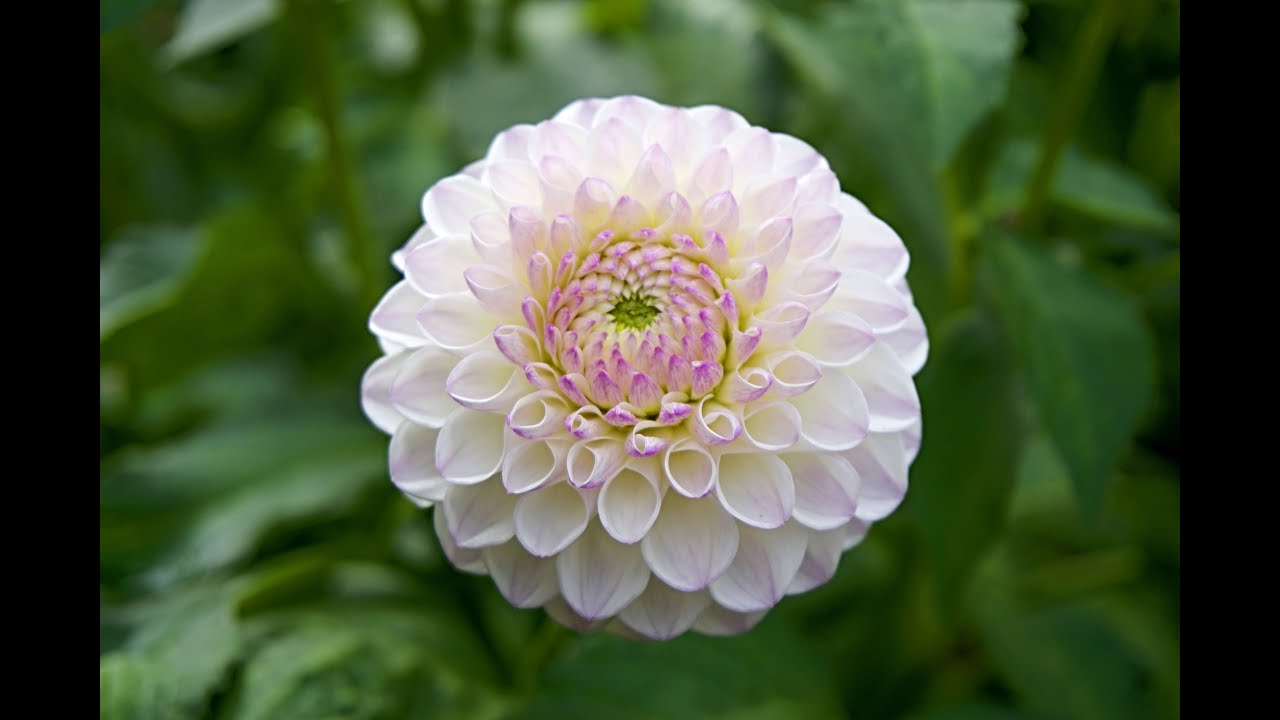
#> input picture COIS 1400H/Labs/flower.png, 1280 x 720 px
$ python optionalLineDetection.py
#> lines starting #> are read from the running program, lines starting #| are printed output that depends on the picture; after the words box and inside, x2 and y2 are one past the last pixel; in counts of white or black regions, pixels touching at a corner belong together
# Punyaja Mishra
# 066001
# Optinal Line Detection for Bonus Mark

import matplotlib.pyplot
import numpy as np
from PIL import Image, ImageOps

myImage = matplotlib.pyplot.imread('flower.png')
#> myImage is the input picture: shape (720, 1280, 4) float32; mean R, G, B, A 0.305, 0.36, 0.244, 1

height=myImage.shape[0]
#> height = 720
width=myImage.shape[1]
#> width = 1280

#converting to grayscale
for x in range(0, height-1):
    for y in range(0,width-1):
        r = myImage[x,y,0]
        g = myImage[x,y,1]
        b = myImage[x,y,2]
        avg = (r+g+b)/3
        myImage[x,y,0] = avg
        myImage[x,y,1] = avg
        myImage[x,y,2] = avg
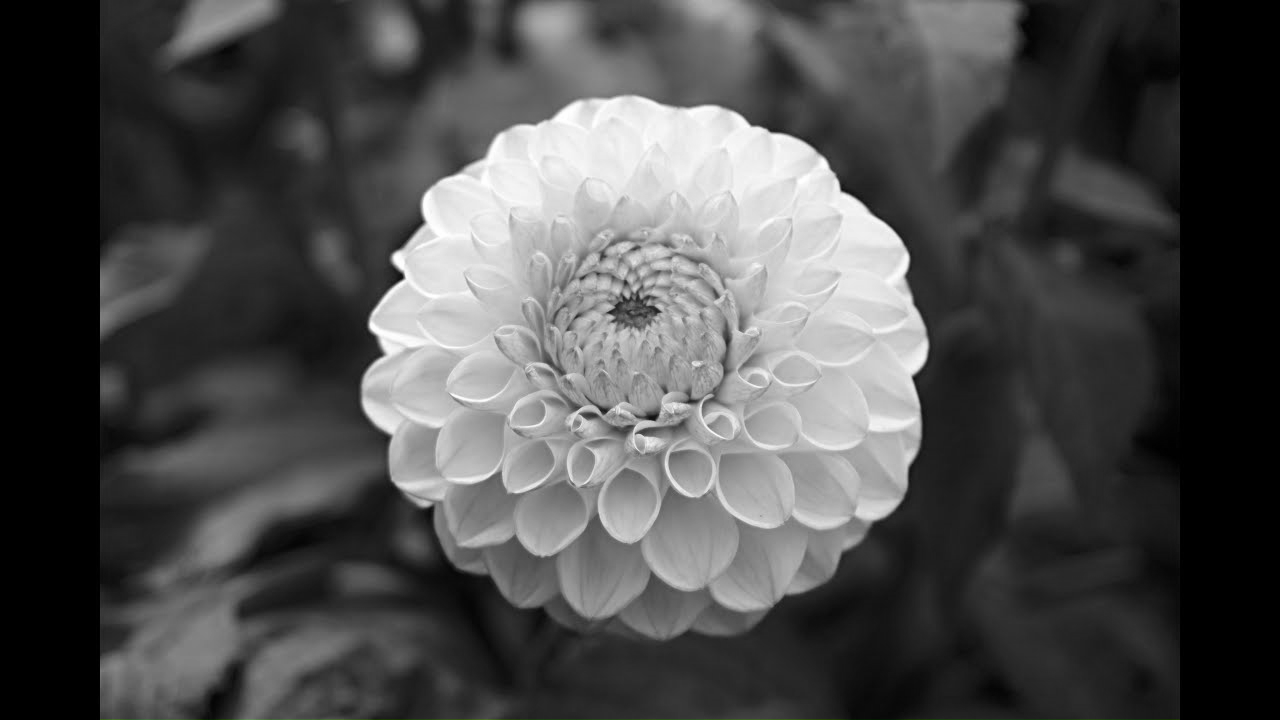
#> myImage: shape (720, 1280, 4) float32; mean R, G, B, A 0.303, 0.303, 0.303, 1

#line detection code
newArray = np.ones((height,width,3), dtype=np.float64)
for x in range(0, height-1):
  for y in range(0, width-1):
    if (myImage[x,y,0] - myImage[x+1,y,0]) > 0.03 and (myImage[x,y,0] - myImage[x,y+1,0]) > 0.03 :
      newArray[x,y,0] = 0
      newArray[x,y,1] = 0
      newArray[x,y,2] = 0
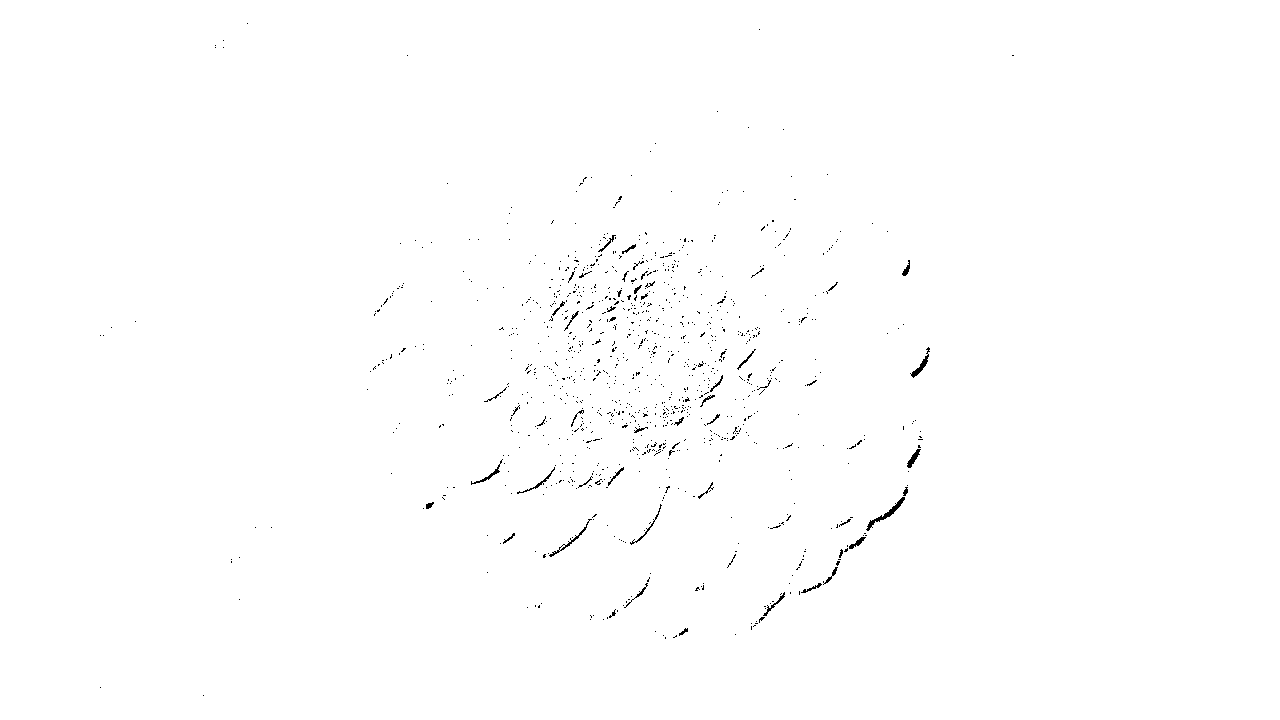
#> newArray: shape (720, 1280, 3) float64; values 0 (black) and 1 (white), 99.5% white; black in thin lines or dots, all inside (x1, y1, x2, y2) = (100, 23, 1014, 696)

imgplot = matplotlib.pyplot.imshow(newArray)
matplotlib.pyplot.show()
